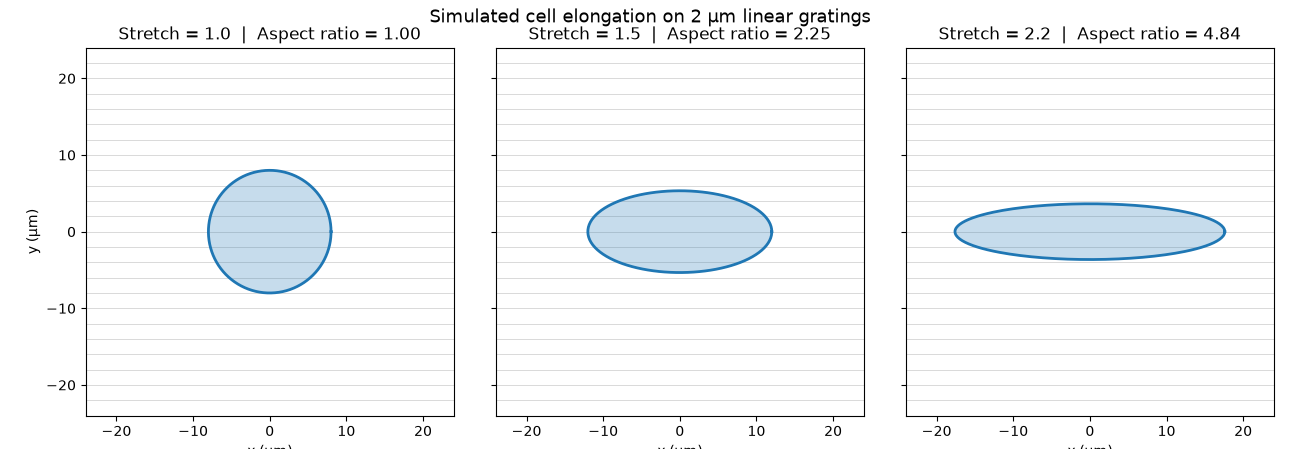

Here is the Python script that generated this plot:
"""
cell_stretch_demo.py

A simple 2D visualisation of a cell boundary stretching along a
micro-patterned surface with 2 micrometre (um) grating lines.

The cell is modelled as an ellipse with constant area. As it elongates
along the grating direction (x-axis), it also narrows in y. The aspect
ratio (major axis / minor axis) is calculated at each stage, the same
kind of morphometric used later in the Fiji -> Python pipeline.

This is a conceptual demo, not a biophysical simulation.
"""

import numpy as np
import matplotlib.pyplot as plt

# ----------------------------------------------------------------------
# 1. Parameters (all lengths in micrometres, um)
# ----------------------------------------------------------------------
GRID_SPACING_UM = 2.0        # spacing between grating lines
CELL_RADIUS_UM = 8.0         # radius of the initial, round cell
STRETCH_FACTORS = [1.0, 1.5, 2.2]   # how much the cell elongates at each stage
N_POINTS = 200               # number of points that trace the cell boundary
PLOT_LIMIT_UM = 24.0         # plots span -24 to +24 um in x and y


# ----------------------------------------------------------------------
# 2. Helper functions
# ----------------------------------------------------------------------
def make_cell_boundary(stretch, radius=CELL_RADIUS_UM, n_points=N_POINTS):
    """
    Return the (x, y) coordinates of an elliptical cell boundary.

    The semi-axes are radius*stretch (along x) and radius/stretch (along y),
    so the area (pi * a * b) stays the same for any stretch value.
    """
    theta = np.linspace(0, 2 * np.pi, n_points)   # angles around the cell
    a = radius * stretch                          # semi-axis along the gratings (x)
    b = radius / stretch                          # semi-axis across the gratings (y)
    x = a * np.cos(theta)
    y = b * np.sin(theta)
    return x, y


def calculate_aspect_ratio(x, y):
    """
    Estimate the aspect ratio from boundary coordinates.

    Uses the bounding extent in x and y: longer side / shorter side.
    """
    width = x.max() - x.min()
    height = y.max() - y.min()
    return max(width, height) / min(width, height)


def draw_gratings(ax, spacing=GRID_SPACING_UM, limit=PLOT_LIMIT_UM):
    """
    Draw horizontal grating lines every `spacing` um as the background.
    """
    # np.arange creates evenly spaced y-positions for the lines
    for y_pos in np.arange(-limit, limit + spacing, spacing):
        ax.axhline(y_pos, color="lightgray", linewidth=0.6, zorder=1)


# ----------------------------------------------------------------------
# 3. Build the figure: one panel per stretch stage
# ----------------------------------------------------------------------
fig, axes = plt.subplots(1, len(STRETCH_FACTORS), figsize=(13, 4.5), sharey=True)

for ax, stretch in zip(axes, STRETCH_FACTORS):
    # Background: the 2 um grating lines
    draw_gratings(ax)

    # Foreground: the cell boundary at this stretch level
    x, y = make_cell_boundary(stretch)
    ax.fill(x, y, color="tab:blue", alpha=0.25, zorder=2)        # cell body
    ax.plot(x, y, color="tab:blue", linewidth=2, zorder=3)       # cell outline

    # Quantify elongation and show it in the panel title
    ar = calculate_aspect_ratio(x, y)
    ax.set_title(f"Stretch = {stretch:.1f}  |  Aspect ratio = {ar:.2f}")

    # Formatting
    ax.set_xlim(-PLOT_LIMIT_UM, PLOT_LIMIT_UM)
    ax.set_ylim(-PLOT_LIMIT_UM, PLOT_LIMIT_UM)
    ax.set_aspect("equal")               # equal scaling so the cell is not distorted
    ax.set_xlabel("x (µm)")

axes[0].set_ylabel("y (µm)")

fig.suptitle(
    f"Simulated cell elongation on {GRID_SPACING_UM:.0f} µm linear gratings",
    fontsize=13,
)
plt.tight_layout()
plt.show()   # to save instead, use: plt.savefig("cell_stretch_demo.png", dpi=300)
